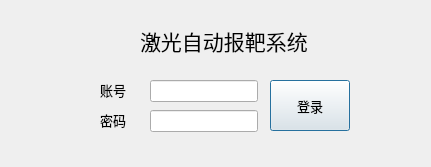
<?xml version="1.0" encoding="UTF-8"?>
<ui version="4.0">
 <class>Login</class>
 <widget class="QDialog" name="Login">
  <property name="geometry">
   <rect>
    <x>0</x>
    <y>0</y>
    <width>431</width>
    <height>167</height>
   </rect>
  </property>
  <property name="maximumSize">
   <size>
    <width>500</width>
    <height>400</height>
   </size>
  </property>
  <property name="windowTitle">
   <string>Dialog</string>
  </property>
  <widget class="QLabel" name="label">
   <property name="geometry">
    <rect>
     <x>100</x>
     <y>80</y>
     <width>41</width>
     <height>20</height>
    </rect>
   </property>
   <property name="font">
    <font>
     <family>Microsoft YaHei</family>
     <pointsize>10</pointsize>
    </font>
   </property>
   <property name="text">
    <string>账号</string>
   </property>
  </widget>
  <widget class="QLabel" name="label_2">
   <property name="geometry">
    <rect>
     <x>100</x>
     <y>110</y>
     <width>41</width>
     <height>20</height>
    </rect>
   </property>
   <property name="font">
    <font>
     <family>Microsoft YaHei</family>
     <pointsize>10</pointsize>
    </font>
   </property>
   <property name="text">
    <string>密码</string>
   </property>
  </widget>
  <widget class="QLineEdit" name="accountedit">
   <property name="geometry">
    <rect>
     <x>150</x>
     <y>80</y>
     <width>108</width>
     <height>22</height>
    </rect>
   </property>
  </widget>
  <widget class="QLineEdit" name="passwordedit">
   <property name="geometry">
    <rect>
     <x>150</x>
     <y>110</y>
     <width>108</width>
     <height>22</height>
    </rect>
   </property>
   <property name="maximumSize">
    <size>
     <width>200</width>
     <height>100</height>
    </size>
   </property>
  </widget>
  <widget class="QPushButton" name="pushButton">
   <property name="geometry">
    <rect>
     <x>270</x>
     <y>80</y>
     <width>80</width>
     <height>51</height>
    </rect>
   </property>
   <property name="font">
    <font>
     <family>Microsoft YaHei</family>
     <pointsize>10</pointsize>
    </font>
   </property>
   <property name="text">
    <string>登录</string>
   </property>
  </widget>
  <widget class="QLabel" name="label_3">
   <property name="geometry">
    <rect>
     <x>140</x>
     <y>20</y>
     <width>201</width>
     <height>41</height>
    </rect>
   </property>
   <property name="font">
    <font>
     <family>Microsoft YaHei</family>
     <pointsize>16</pointsize>
    </font>
   </property>
   <property name="text">
    <string>激光自动报靶系统</string>
   </property>
  </widget>
 </widget>
 <resources/>
 <connections/>
</ui>
